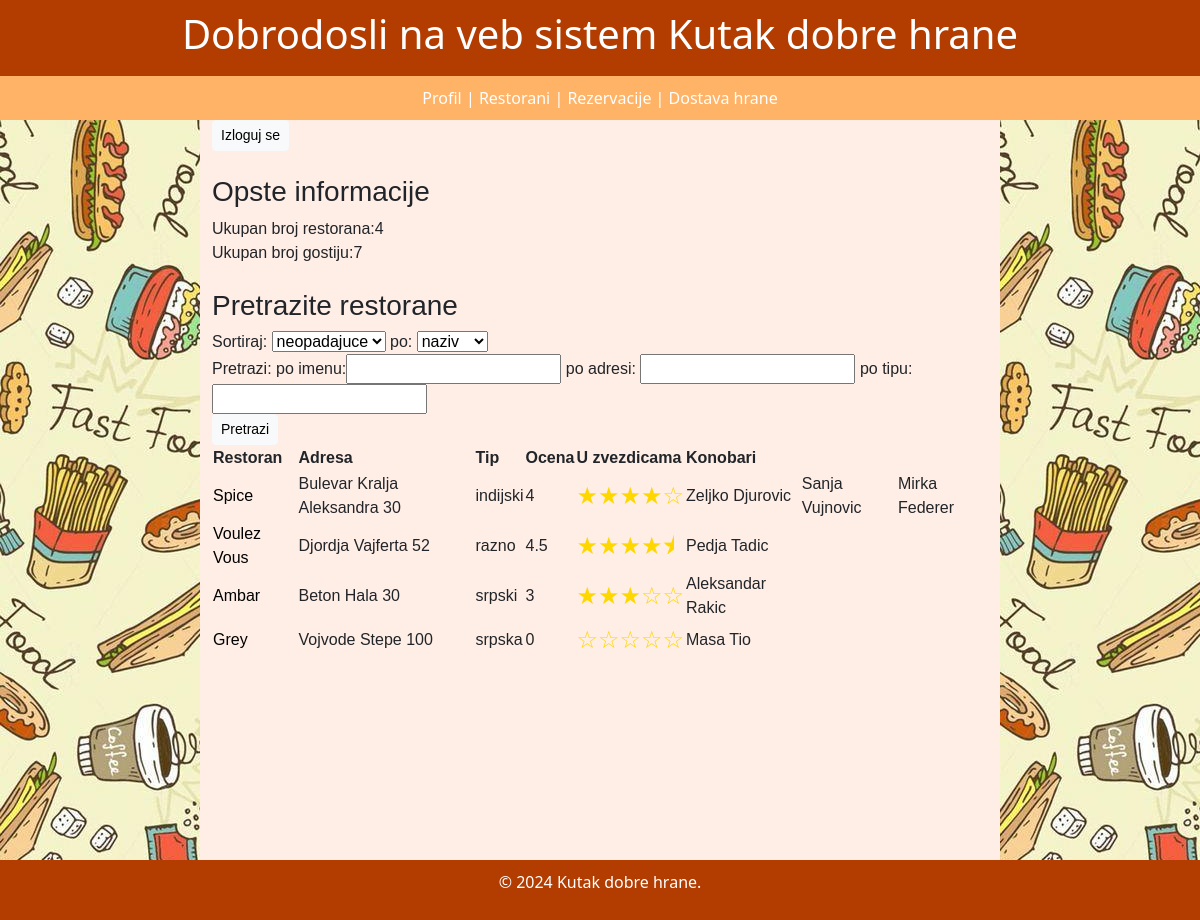
Screenshot of /gost_restorani.php with the database file from the repository.
### tables this page shows
CREATE TABLE IF NOT EXISTS `restorani` (
  `id` int NOT NULL AUTO_INCREMENT,
  `naziv` varchar(30) NOT NULL,
  `adresa` varchar(50) NOT NULL,
  `tip` varchar(30) NOT NULL,
  `telefon` varchar(30) NOT NULL,
  `ocena` float NOT NULL,
  `mapa` varchar(50) NOT NULL,
  `kontakt_osoba` varchar(30) NOT NULL,
  `opis` varchar(100) NOT NULL,
  `otvaranje` time NOT NULL,
  `zatvaranje` time NOT NULL,
  PRIMARY KEY (`id`)
);

CREATE TABLE IF NOT EXISTS `konobari` (
  `kor_ime` varchar(40) NOT NULL,
  `lozinka` varchar(100) NOT NULL,
  `ime` varchar(30) NOT NULL,
  `prezime` varchar(30) NOT NULL,
  `adresa` varchar(50) NOT NULL,
  `mejl` varchar(40) NOT NULL,
  `telefon` varchar(20) NOT NULL,
  `bez_pitanje` varchar(100) NOT NULL,
  `bez_odgovor` varchar(30) NOT NULL,
  `slika` varchar(50) NOT NULL,
  `id_restorana` int NOT NULL,
  `pol` char(1) NOT NULL,
  `status` varchar(30) NOT NULL,
  PRIMARY KEY (`kor_ime`)
);

### gost_restorani.php (the view, shortened to what this page needs)
<!DOCTYPE html>
<?php
function zvezdice($ocena) {
    $pune_zvezdice = floor($ocena);
    $pola_zvezdice = round($ocena - $pune_zvezdice);
    $prazne_zvezdice = 5 - $pune_zvezdice - $pola_zvezdice;
    $zvezdice = str_repeat('<span class="star">&#9733;</span>', $pune_zvezdice);
    if ($pola_zvezdice) {
        $zvezdice .= '<span class="star half">&#11240;</span>';
    }
    if($prazne_zvezdice){
        $zvezdice .= str_repeat('<span class="star">&#9734;</span>', $prazne_zvezdice);
    }
    return $zvezdice;
}
?>
<html>
    <head>
        <link rel="stylesheet" type="text/css" href="stil.css">
        <link href="https://cdn.jsdelivr.net/npm/bootstrap@5.3.2/dist/css/bootstrap.min.css" rel="stylesheet">
    </head>
    <body>
        <div class="container-fluid">
            <div class="row header">
                <h1>Dobrodosli na veb sistem Kutak dobre hrane</h1> <br/>
            </div>
            <div class="row">
                <div class="menu col-12">
                    <a href="gost_profil.php">
                        Profil  |
                    </a>
                    <a href="gost_restorani.php">
                          Restorani  |
                    </a>
                    <a href="gost_rezervacije.php">
                          Rezervacije  |
                    </a>
                    <a href="gost_dostava.php">
                          Dostava hrane
                    </a>
                </div>
            </div>
            <div class="row">
                <div class="side col-2"></div>
                <div class="body col-8 full-height">
                    <form method="get" action="index.php">
                        <input class="btn btn-light btn-sm" type="submit" name="izloguj" value="Izloguj se">
                    </form>
                    <form method="get" action="">
                        <br>
                        <h3>Opste informacije</h3>
                        <?php
                        require 'dbconnection.php';
                        $result= mysqli_query($con, "select * from restorani");
                        ?>
                        Ukupan broj restorana:<?php echo mysqli_num_rows($result) ?>
                        <?php
                        $result= mysqli_query($con, "select * from gosti");
                        ?>
                        <br>
                        Ukupan broj gostiju:<?php echo mysqli_num_rows($result) ?>
                        <br><br>
                        <h3>Pretrazite restorane</h3>
                        Sortiraj:
                        <select name="sortiranje">
                            <option>neopadajuce</option>
                        </select>
                        po:
                        <select name="kolona">
                            <option>naziv</option>
                        </select>
                        <br>
                        Pretrazi:
                        po imenu:<input type="text" name="pretraga_ime">
                        po adresi: <input type="text" name="pretraga_adresa">
                        po tipu: <input type="text" name="pretraga_tip">
                        <br>
                        <input class="btn btn-light btn-sm" type="submit" name="pretrazi" value="Pretrazi">
                        <br>
                    </form>
                    <table>
                        <tr>
                            <th>Restoran</th>
                            <th>Adresa</th>
                            <th>Tip</th>
                            <th>Ocena</th>
                            <th>U zvezdicama</th>
                            <th>Konobari</th>
                        </tr>
                         <?php
                         if(!isset($_GET['pretrazi'])){
                            require 'dbconnection.php';
                            $result= mysqli_query($con, "select * from restorani");
                            if(mysqli_num_rows($result)>0){
                                while($row= mysqli_fetch_assoc($result)){
                                    ?>
                                    <tr>
                                        <td><a class="restoran-link" href="gost_detalji_restorana.php?id=<?php echo $row['id']; ?>"><?php echo $row['naziv']; ?></a></td>
                                        <td><?php echo $row['adresa'] ?></td>
                                        <td><?php echo $row['tip'] ?></td>
                                        <td><?php echo $row['ocena'] ?></td>
                                        <td><?php echo zvezdice($row['ocena']) ?></td>
                                        <?php
                                        $id=$row['id'];
                                        $result2= mysqli_query($con, "select * from konobari where id_restorana='$id'");
                                        if(mysqli_num_rows($result2)>0){
                                            while($row2= mysqli_fetch_assoc($result2)){
                                                ?>
                                        <td><?php echo $row2['ime'].' '.$row2['prezime'] ?></td>
                                        <?php
                                            }
                                        }
                                        ?>
                                    </tr>
                        <?php
                                }
                            }
                         }
                         ?>
                    </table>
                </div>
                <div class="side col-2"></div>
            </div>
            <div class="row footer">
                <p>&copy; 2024 Kutak dobre hrane. </p>
            </div>
        </div>
    </body>
</html>

### stil.css (style rules this page uses)
body, h1, h2, h3, p, form { margin: 0; padding: 0; }
.body { font-family: Arial, sans-serif; background-color: #ffeee6; text-align: left; }
.side { background-image: url('pozadina.jpg'); }
.menu { background-color: #ffb366; padding-top: 10px; padding-bottom: 10px; text-align: center; }
a.restoran-link:visited, a.restoran-link:link { color: black !important; }
a:visited, a:link { color:white; text-decoration: none; }
.header { background-color: #b33c00; color: #fff; padding: 10px; text-align: center; }
.footer { background-color: #b33c00; color: #fff; padding: 10px; text-align: center; position: fixed; bottom: 0; z-index: 1000; width: 100%; }
.full-height { height: 100vh; }

### gost_restorani.php (style rules this page uses)
.star { color: gold; font-size: 24px; }
.half { position: relative; overflow: hidden; border-width: 5px; }
.half::before { content: '\2605'; position: absolute; left: 0; overflow: hidden; width: 50%; }

### rows the page displays
restorani: naziv "Spice", adresa "Bulevar Kralja Aleksandra 30", tip "indijski", ocena "4", ocena "★ ★ ★ ★", ocena "☆"
konobari: ime "Zeljko", prezime "Djurovic"
konobari: ime "Sanja", prezime "Vujnovic"
konobari: ime "Mirka", prezime "Federer"
restorani: naziv "Voulez Vous", adresa "Djordja Vajferta 52", tip "razno", ocena "4.5", ocena "★ ★ ★ ★"
konobari: ime "Pedja", prezime "Tadic"
restorani: naziv "Ambar", adresa "Beton Hala 30", tip "srpski", ocena "3", ocena "★ ★ ★", ocena "☆ ☆"
konobari: ime "Aleksandar", prezime "Rakic"
restorani: naziv "Grey", adresa "Vojvode Stepe 100", tip "srpska", ocena "0", ocena "☆ ☆ ☆ ☆ ☆"
konobari: ime "Masa", prezime "Tio"

### other values shown
mysqli_num_rows($result) "4"
mysqli_num_rows($result) "7"
